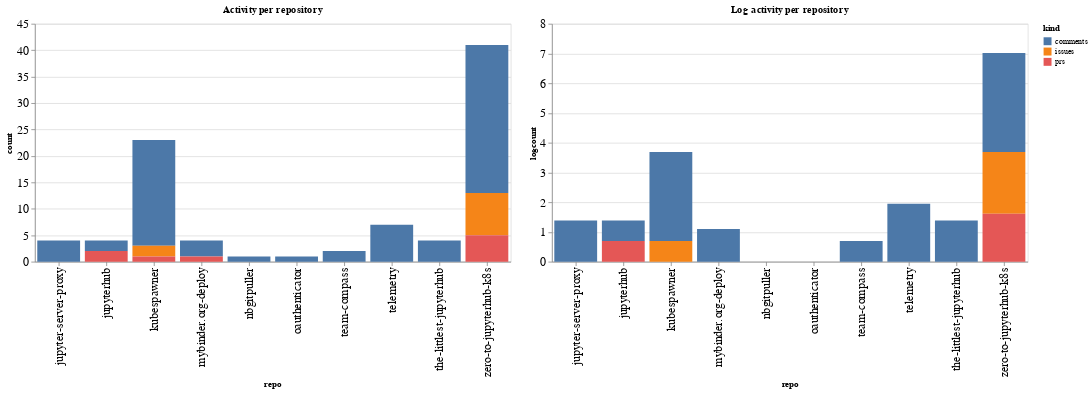

The notebook cell saved with this chart:
### Code cell
ch1 = alt.Chart(repo_summaries, width=600, title="Activity per repository").mark_bar().encode(
    x='repo',
    y='count',
    color='kind',
    tooltip="kind"
)

ch2 = alt.Chart(repo_summaries, width=600, title="Log activity per repository").mark_bar().encode(
    x='repo',
    y='logcount',
    color='kind',
    tooltip="kind"
)

ch1 | ch2

### Figure 1 — Vega-Lite specification as saved in the notebook (floating-point values rounded to 4 significant figures)
{"config": {"axisLeft": {"labelFontSize": 15}, "axisBottom": {"labelFontSize": 15}}, "hconcat": [{"mark": "bar", "encoding": {"color": {"type": "nominal", "field": "kind"}, "tooltip": {"type": "nominal", "field": "kind"}, "x": {"type": "nominal", "field": "repo"}, "y": {"type": "quantitative", "field": "count"}}, "title": "Activity per repository", "width": 600}, {"mark": "bar", "encoding": {"color": {"type": "nominal", "field": "kind"}, "tooltip": {"type": "nominal", "field": "kind"}, "x": {"type": "nominal", "field": "repo"}, "y": {"type": "quantitative", "field": "logcount"}}, "title": "Log activity per repository", "width": 600}], "data": {"name": "data-78b1099ab63ab3887622ad66371b1976"}, "$schema": "https://vega.github.io/schema/vega-lite/v4.8.1.json", "datasets": {"data-78b1099ab63ab3887622ad66371b1976": [{"repo": "jupyter-server-proxy", "kind": "comments", "count": 4, "logcount": 1.386}, {"repo": "jupyterhub", "kind": "comments", "count": 2, "logcount": 0.6931}, {"repo": "jupyterhub", "kind": "prs", "count": 2, "logcount": 0.6931}, {"repo": "kubespawner", "kind": "comments", "count": 20, "logcount": 2.996}, {"repo": "kubespawner", "kind": "issues", "count": 2, "logcount": 0.6931}, {"repo": "kubespawner", "kind": "prs", "count": 1, "logcount": 0.0}, {"repo": "mybinder.org-deploy", "kind": "comments", "count": 3, "logcount": 1.099}, {"repo": "mybinder.org-deploy", "kind": "prs", "count": 1, "logcount": 0.0}, {"repo": "nbgitpuller", "kind": "comments", "count": 1, "logcount": 0.0}, {"repo": "oauthenticator", "kind": "comments", "count": 1, "logcount": 0.0}, {"repo": "team-compass", "kind": "comments", "count": 2, "logcount": 0.6931}, {"repo": "telemetry", "kind": "comments", "count": 7, "logcount": 1.946}, {"repo": "the-littlest-jupyterhub", "kind": "comments", "count": 4, "logcount": 1.386}, {"repo": "zero-to-jupyterhub-k8s", "kind": "comments", "count": 28, "logcount": 3.332}, {"repo": "zero-to-jupyterhub-k8s", "kind": "issues", "count": 8, "logcount": 2.079}, {"repo": "zero-to-jupyterhub-k8s", "kind": "prs", "count": 5, "logcount": 1.609}]}}
